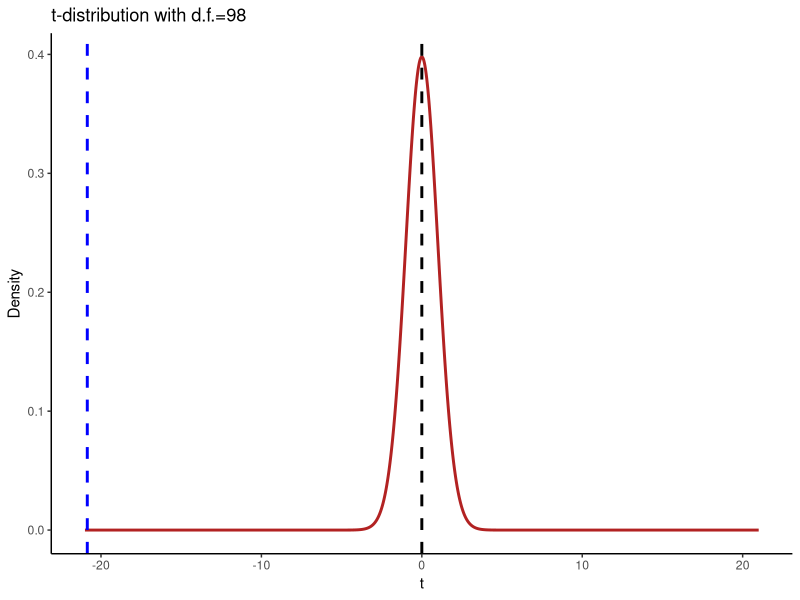
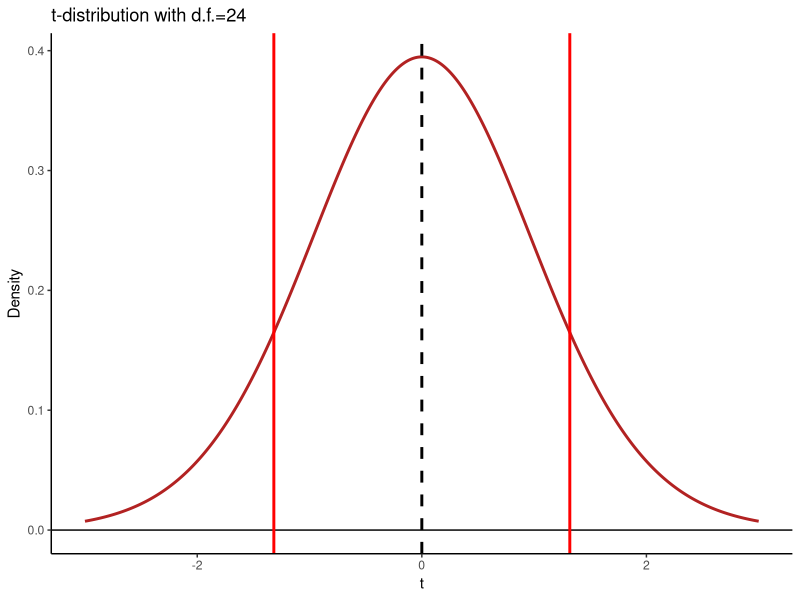
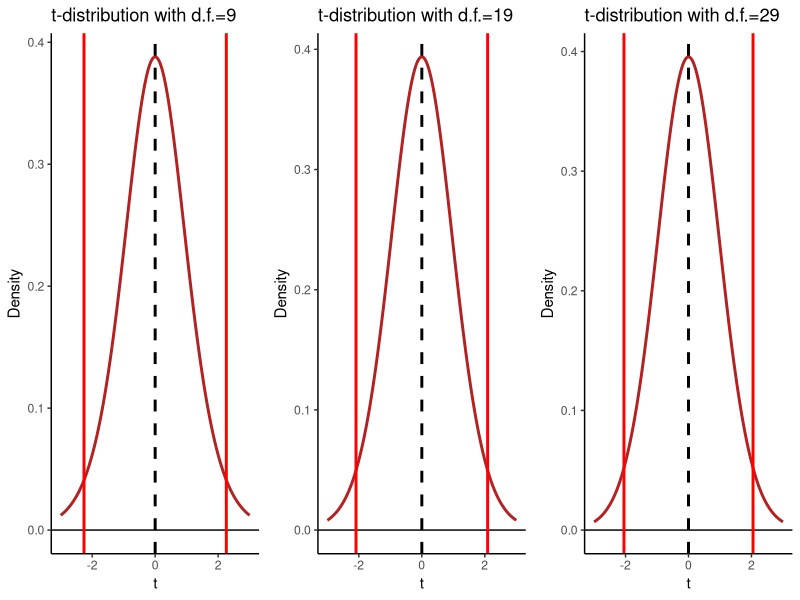
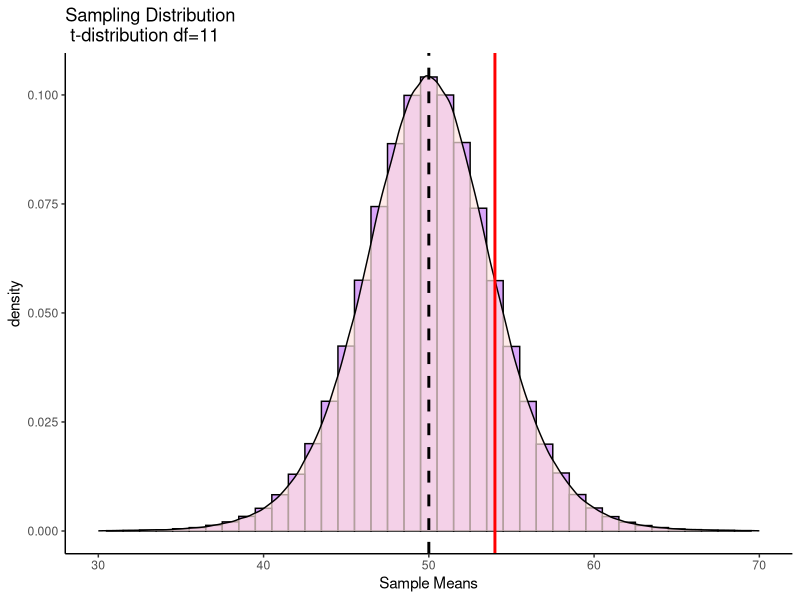
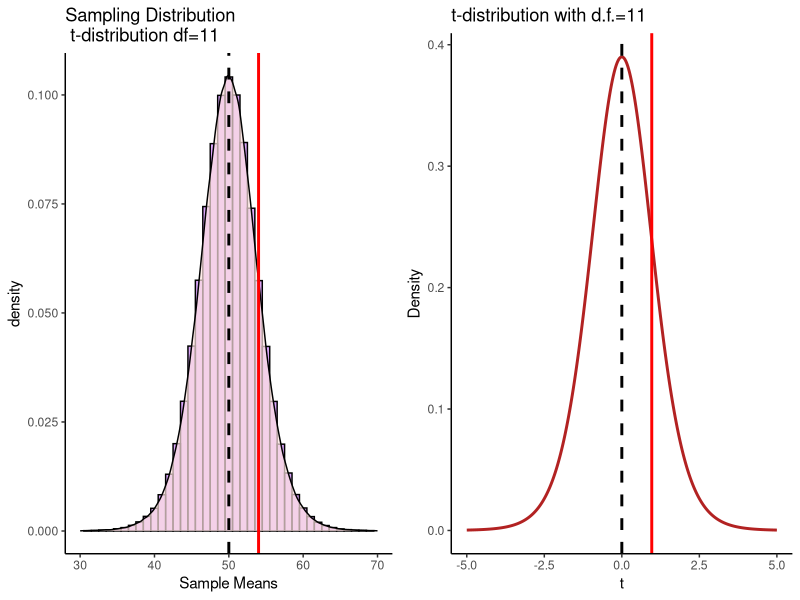
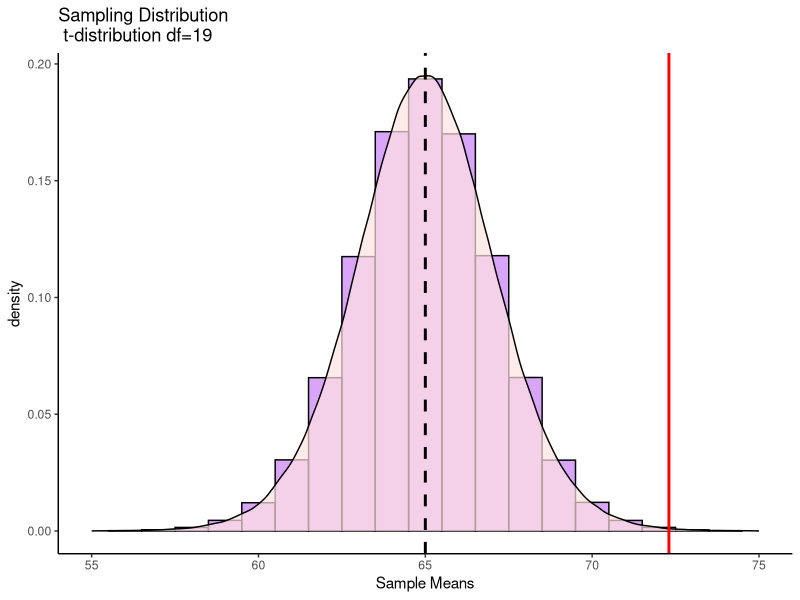
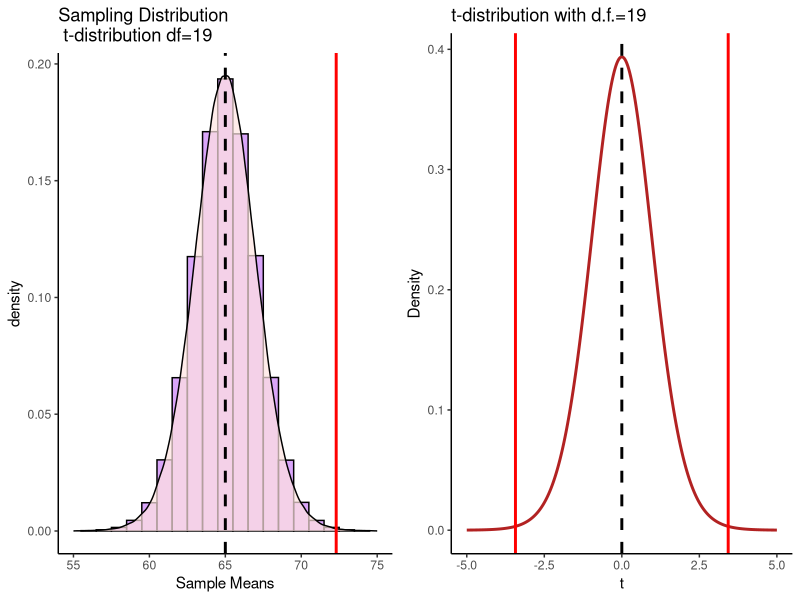
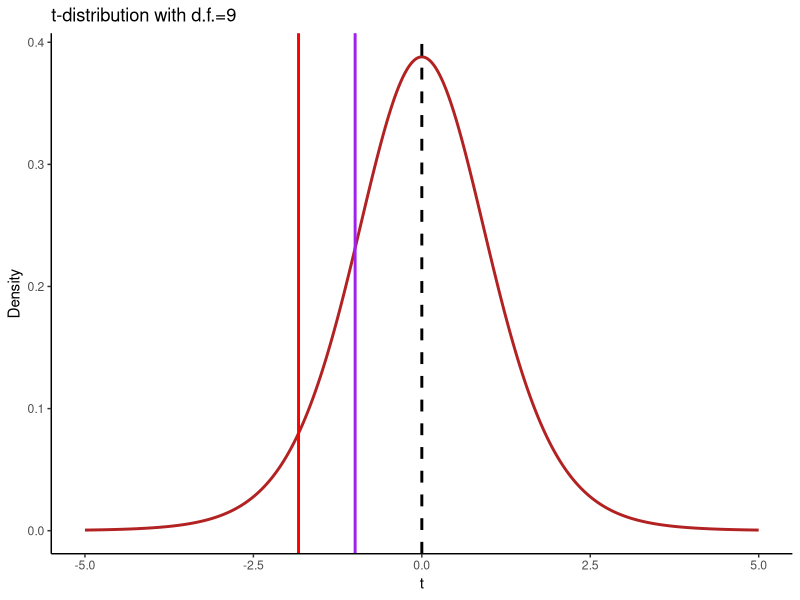

Generate these figures, in order, with R: (Note: this script raises an error after producing the figures.)
library(tidyverse)

tdist <- seq(-21,21,by=.01)
Density <- dt(tdist, df=98)
dfx <- data.frame(tdist,Density)


ggplot(dfx, aes(x=tdist,y=Density))+
  theme_classic()+
  geom_line(intercept=0, color='firebrick',lwd=1) +
  geom_vline(xintercept=0, lty=2, color='black', lwd=1)+
  geom_vline(xintercept=-20.854, color='blue',lwd=1,lty=2 ) +
  ggtitle("t-distribution with d.f.=98") +
  xlab("t")





library(tidyverse)
tdist <- seq(-3,3,by=.01)
Density <- dt(tdist, df=24)
dfx <- data.frame(tdist,Density)

qt(.90, df = 24)

ggplot(dfx, aes(x=tdist,y=Density))+
  theme_classic()+
  geom_line(intercept=0, color='firebrick',lwd=1) +
  geom_hline(yintercept=0, lty=1, color='black')+
  geom_vline(xintercept=0, lty=2, color='black', lwd=1)+
  geom_vline(xintercept=-1.3178, color='red',lwd=1,lty=1 ) +
  geom_vline(xintercept=1.3178, color='red',lwd=1,lty=1 ) +
  ggtitle("t-distribution with d.f.=24") +
  xlab("t")





dist <- seq(-3,3,by=.01)
Density <- dt(tdist, df=9)
dfx <- data.frame(tdist,Density)

qt(.975, df = 9)

p1 = ggplot(dfx, aes(x=tdist,y=Density))+
  theme_classic()+
  geom_line(intercept=0, color='firebrick',lwd=1) +
  geom_hline(yintercept=0, lty=1, color='black')+
  geom_vline(xintercept=0, lty=2, color='black', lwd=1)+
  geom_vline(xintercept=-2.26, color='red',lwd=1,lty=1 ) +
  geom_vline(xintercept=2.26, color='red',lwd=1,lty=1 ) +
  ggtitle("t-distribution with d.f.=9") +
  xlab("t") +
  xlim(-3,3)


dist <- seq(-3,3,by=.01)
Density <- dt(tdist, df=19)
dfx <- data.frame(tdist,Density)

qt(.975, df = 19)

p2 = ggplot(dfx, aes(x=tdist,y=Density))+
  theme_classic()+
  geom_line(intercept=0, color='firebrick',lwd=1) +
  geom_hline(yintercept=0, lty=1, color='black')+
  geom_vline(xintercept=0, lty=2, color='black', lwd=1)+
  geom_vline(xintercept=-2.09, color='red',lwd=1,lty=1 ) +
  geom_vline(xintercept=2.09, color='red',lwd=1,lty=1 ) +
  ggtitle("t-distribution with d.f.=19") +
  xlab("t")



dist <- seq(-3,3,by=.01)
Density <- dt(tdist, df=29)
dfx <- data.frame(tdist,Density)

qt(.975, df = 29)

p3 = ggplot(dfx, aes(x=tdist,y=Density))+
  theme_classic()+
  geom_line(intercept=0, color='firebrick',lwd=1) +
  geom_hline(yintercept=0, lty=1, color='black')+
  geom_vline(xintercept=0, lty=2, color='black', lwd=1)+
  geom_vline(xintercept=-2.05, color='red',lwd=1,lty=1 ) +
  geom_vline(xintercept=2.05, color='red',lwd=1,lty=1 ) +
  ggtitle("t-distribution with d.f.=29") +
  xlab("t")

library(gridExtra)
grid.arrange(p1,p2,p3,nrow=1)


########
N<-1000000
df<-11
sdev<-4.143268
v <- sdev^2
m <- 50

vals <- rt(N, df=df)*sqrt(v * (df-2)/df) + m

library(tidyverse)
r1 = ggplot(data.frame(vals), aes(x = vals))  + 
  geom_histogram(aes(y = ..density..), color = "black", fill = "purple", alpha=.4, binwidth = 1) + 
  geom_density(alpha = 0.7, fill = "mistyrose") + 
  xlim(30,70)+
  theme_classic() +
  xlab("Sample Means") +
  ggtitle("Sampling Distribution \n t-distribution df=11")+
  geom_vline(xintercept=50, lty=2, lwd=1) +
  geom_vline(color="red", xintercept = 54, lwd=1)

r1


tdist <- seq(-5,5,by=.01)
Density <- dt(tdist, df=11)
dfx <- data.frame(tdist,Density)

r2 =ggplot(dfx, aes(x=tdist,y=Density))+
  theme_classic()+
  geom_line(intercept=0, color='firebrick',lwd=1) +
  geom_vline(xintercept=0, lty=2, color='black', lwd=1)+
  geom_vline(xintercept=0.965, color='red',lwd=1,lty=1 ) +
  ggtitle("t-distribution with d.f.=11") +
  xlab("t")+
  xlim(-5,5)

library(gridExtra)
grid.arrange(r1,r2,nrow=1)

(30-50)/4.14




N<-1000000
df<-19
sdev<-2.128874
v <- sdev^2
m <- 65

vals <- rt(N, df=df)*sqrt(v * (df-2)/df) + m

library(tidyverse)
r1 = ggplot(data.frame(vals), aes(x = vals))  + 
  geom_histogram(aes(y = ..density..), color = "black", fill = "purple", alpha=.4, binwidth = 1) + 
  geom_density(alpha = 0.7, fill = "mistyrose") + 
  xlim(55,75)+
  theme_classic() +
  xlab("Sample Means") +
  ggtitle("Sampling Distribution \n t-distribution df=19")+
  geom_vline(xintercept=65, lty=2, lwd=1) +
  geom_vline(color="red", xintercept = 72.3, lwd=1)

r1


tdist <- seq(-5,5,by=.01)
Density <- dt(tdist, df=19)
dfx <- data.frame(tdist,Density)

r2 =ggplot(dfx, aes(x=tdist,y=Density))+
  theme_classic()+
  geom_line(intercept=0, color='firebrick',lwd=1) +
  geom_vline(xintercept=0, lty=2, color='black', lwd=1)+
  geom_vline(xintercept=3.43, color='red',lwd=1,lty=1 ) +
  geom_vline(xintercept=-3.43, color='red',lwd=1,lty=1 ) +
  ggtitle("t-distribution with d.f.=19") +
  xlab("t")+
  xlim(-5,5)

library(gridExtra)
grid.arrange(r1,r2,nrow=1)




tdist <- seq(-5,5,by=.01)
Density <- dt(tdist, df=9)
dfx <- data.frame(tdist,Density)

ggplot(dfx, aes(x=tdist,y=Density))+
  theme_classic()+
  geom_line(intercept=0, color='firebrick',lwd=1) +
  geom_vline(xintercept=0, lty=2, color='black', lwd=1)+
  geom_vline(xintercept=-1.83, color='red',lwd=1,lty=1 ) +
  geom_vline(xintercept=-0.99, color='purple',lwd=1,lty=1 ) +
  ggtitle("t-distribution with d.f.=9") +
  xlab("t")+
  xlim(-5,5)





tdist <- seq(-5,5,by=.01)
Density <- dt(tdist, df=21)
dfx <- data.frame(tdist,Density)

qt(df=21, .025)
qt(df=21, .975)

ggplot(dfx, aes(x=tdist,y=Density))+
  theme_classic()+
  geom_line(intercept=0, color='firebrick',lwd=1) +
  geom_vline(xintercept=0, lty=2, color='black', lwd=1)+
  geom_vline(xintercept=-2.08, color='red',lwd=1,lty=1 ) +
  geom_vline(xintercept=2.08, color='red',lwd=1,lty=1 ) +
  geom_vline(xintercept=1.75, color='purple',lwd=1,lty=1 ) +
  ggtitle("t-distribution with d.f.=21") +
  xlab("t")+
  xlim(-5,5)





tdist <- seq(-5,5,by=.01)
Density <- dt(tdist, df=22)
dfx <- data.frame(tdist,Density)

ggplot(dfx, aes(x=tdist,y=Density))+
  theme_classic()+
  geom_line(intercept=0, color='firebrick',lwd=1) +
  geom_vline(xintercept=0, lty=2, color='black', lwd=1)+
  geom_vline(xintercept=2.073873, color='red',lwd=1,lty=1 ) +
  geom_vline(xintercept=-2.073873, color='red',lwd=1,lty=1 ) +
  ggtitle("Generating a 95% CI") +
  xlab("t")

qt(.975, df=22)





m <- -0.76 # mean
v <- sedm^2 # variance, sedm squared
df <- 22
vals <- rt(n=500000, df=df)*sqrt(v * (df-2)/df) + m
df1 <- data.frame(val = vals)


ggplot(df1, aes(x=val)) +
  geom_histogram(aes(y = ..density..), color='black', fill='#1930FF', alpha=.3)+
  theme_classic()+
  geom_density(alpha = 0.7, fill = "white") + 
  geom_vline(xintercept = -0.13, lwd=1, color="red") + 
  geom_vline(xintercept = -1.39, lwd=1, color="red") + 
  geom_vline(xintercept = -0.76, lwd=1,lty=2, color='black')+
  xlab("Difference in Sample Means") +
  ylab("") +
  ggtitle("Sampling Distribution of Differences in Sample Means",
          subtitle = "Red Lines Represent 95% CIs")